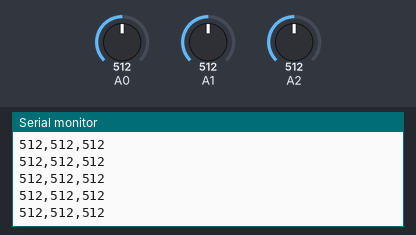
Recording of a sketch running on a simulated Arduino Uno, built with avr-gcc and run on an emulated ATmega328P. Parts: the last lines printed to the serial monitor. The inputs (shaded band) are chosen by the test bench; at power-on: A0 = 512, A1 = 512, A2 = 512.

Above: at 1.2 s.
1.3 s: A0 set to 11
At 2.2 s:
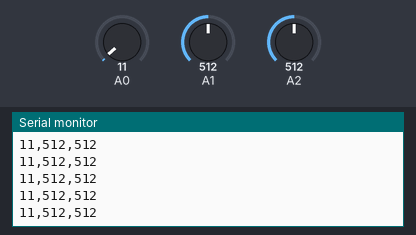
2.8 s: A0 set to 8
At 3.9 s:
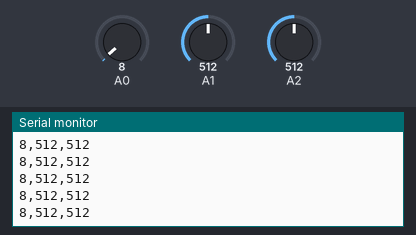
4.3 s: A1 set to 981
At 5.4 s:
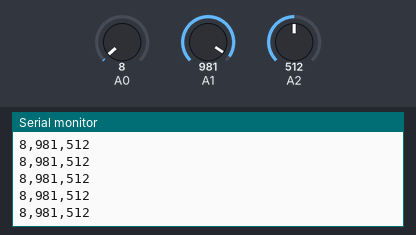
5.8 s: A1 set to 1011
At 6.5 s:
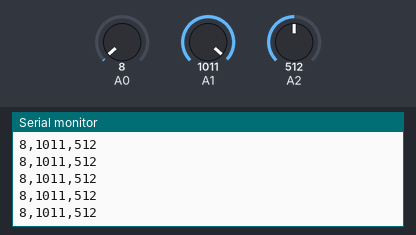
Timing chart, 0 to 8.8 s (numbered marks = the images above; inputs shaded):
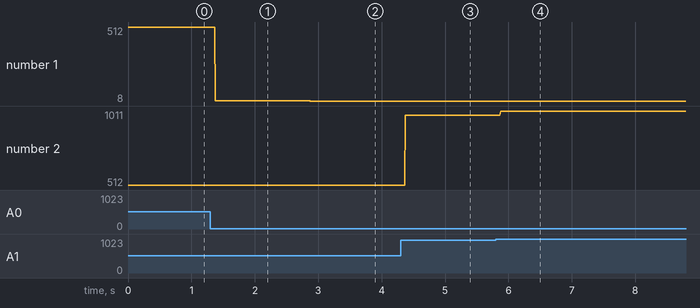

Measured:
- after the input at 1.3 s, the serial monitor: prints a new line after 0.08 s (image 1)
- after the input at 2.8 s, the serial monitor: prints a new line after 0.08 s (image 2)
- after the input at 4.3 s, the serial monitor: prints a new line after 0.08 s (image 3)
- after the input at 5.8 s, the serial monitor: prints a new line after 0.07 s (image 4)
- plotted number 1: 512 → 11 after the input at 1.3 s, 11 → 8 after the input at 2.8 s
- plotted number 2: 512 → 981 after the input at 4.3 s, 981 → 1011 after the input at 5.8 s

The sketch:

FSR04.ino
```cpp
const int CHANNELS = 3;
int fsrPins[CHANNELS]={
  0,1,2};
int fsrReadings[CHANNELS]={
  0,0,0};

void setup(){
  for (int i=0; i<CHANNELS; i++)
    pinMode(fsrPins[i],INPUT);
  Serial.begin(9600);
}

void loop(){
  polling();
  for (int i=0; i<CHANNELS-1; i++){
    Serial.print(fsrReadings[i]);
    Serial.print(",");
  }
  Serial.println(fsrReadings[CHANNELS-1]);
  //delay(1000);
}

void polling(){
  for (int i=0; i<CHANNELS; i++)
    fsrReadings[i] = analogRead(fsrPins[i]);
}
```
